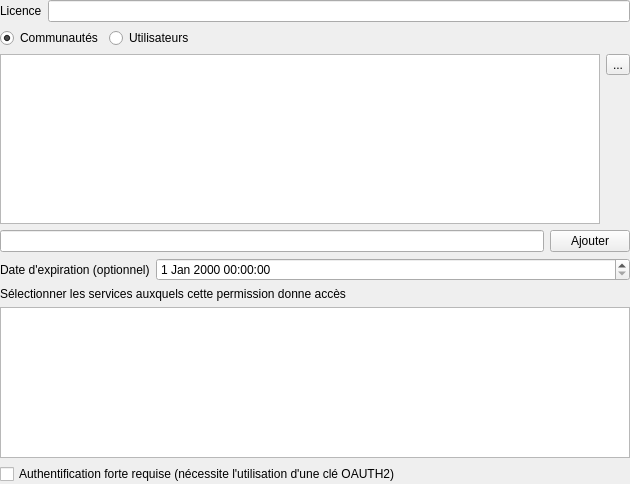
<?xml version="1.0" encoding="UTF-8"?>
<ui version="4.0">
 <class>PermissionsWidget</class>
 <widget class="QWidget" name="PermissionsWidget">
  <property name="geometry">
   <rect>
    <x>0</x>
    <y>0</y>
    <width>630</width>
    <height>484</height>
   </rect>
  </property>
  <property name="windowTitle">
   <string>User informations</string>
  </property>
  <property name="locale">
   <locale language="English" country="UnitedStates"/>
  </property>
  <layout class="QGridLayout" name="gridLayout_3">
   <property name="leftMargin">
    <number>0</number>
   </property>
   <property name="topMargin">
    <number>0</number>
   </property>
   <property name="rightMargin">
    <number>0</number>
   </property>
   <property name="bottomMargin">
    <number>0</number>
   </property>
   <item row="5" column="0" colspan="5">
    <widget class="QStackedWidget" name="stack_user_community">
     <property name="currentIndex">
      <number>0</number>
     </property>
     <widget class="QWidget" name="user_page">
      <property name="minimumSize">
       <size>
        <width>0</width>
        <height>50</height>
       </size>
      </property>
      <layout class="QGridLayout" name="gridLayout_2">
       <property name="leftMargin">
        <number>0</number>
       </property>
       <property name="topMargin">
        <number>0</number>
       </property>
       <property name="rightMargin">
        <number>0</number>
       </property>
       <property name="bottomMargin">
        <number>0</number>
       </property>
       <item row="2" column="0">
        <widget class="UUIDLineEdit" name="lne_user"/>
       </item>
       <item row="2" column="1">
        <widget class="QPushButton" name="btn_add_user">
         <property name="text">
          <string>Ajouter</string>
         </property>
        </widget>
       </item>
       <item row="0" column="0" colspan="2">
        <layout class="QGridLayout" name="grid_tbw_user">
         <property name="bottomMargin">
          <number>0</number>
         </property>
         <item row="0" column="1">
          <widget class="QToolButton" name="btn_delete_user">
           <property name="text">
            <string>...</string>
           </property>
          </widget>
         </item>
         <item row="1" column="1">
          <spacer name="verticalSpacer">
           <property name="orientation">
            <enum>Qt::Vertical</enum>
           </property>
           <property name="sizeHint" stdset="0">
            <size>
             <width>20</width>
             <height>40</height>
            </size>
           </property>
          </spacer>
         </item>
         <item row="0" column="0" rowspan="2">
          <widget class="QTableWidget" name="tbw_user"/>
         </item>
        </layout>
       </item>
      </layout>
     </widget>
     <widget class="QWidget" name="community_page">
      <property name="minimumSize">
       <size>
        <width>0</width>
        <height>50</height>
       </size>
      </property>
      <layout class="QGridLayout" name="gridLayout">
       <property name="leftMargin">
        <number>0</number>
       </property>
       <property name="topMargin">
        <number>0</number>
       </property>
       <property name="rightMargin">
        <number>0</number>
       </property>
       <property name="bottomMargin">
        <number>0</number>
       </property>
       <item row="4" column="0">
        <widget class="QLabel" name="lbl_other_community">
         <property name="text">
          <string>Autres communauté</string>
         </property>
        </widget>
       </item>
       <item row="4" column="1">
        <widget class="UUIDLineEdit" name="lne_community"/>
       </item>
       <item row="1" column="0" colspan="2">
        <widget class="QLabel" name="lbl_community_description">
         <property name="text">
          <string>Liste des communautés (publiques et auxquelles j'appartiens)</string>
         </property>
        </widget>
       </item>
       <item row="4" column="2">
        <widget class="QPushButton" name="btn_add_community">
         <property name="text">
          <string>Ajouter</string>
         </property>
        </widget>
       </item>
       <item row="2" column="0" colspan="3">
        <layout class="QGridLayout" name="grid_tbv_community">
         <property name="bottomMargin">
          <number>0</number>
         </property>
         <item row="0" column="1">
          <widget class="QToolButton" name="btn_delete_community">
           <property name="text">
            <string>...</string>
           </property>
          </widget>
         </item>
         <item row="1" column="1">
          <spacer name="verticalSpacer_2">
           <property name="orientation">
            <enum>Qt::Vertical</enum>
           </property>
           <property name="sizeHint" stdset="0">
            <size>
             <width>20</width>
             <height>40</height>
            </size>
           </property>
          </spacer>
         </item>
         <item row="0" column="0" rowspan="2">
          <widget class="QTableView" name="tbv_community"/>
         </item>
        </layout>
       </item>
      </layout>
     </widget>
    </widget>
   </item>
   <item row="10" column="0" colspan="5">
    <widget class="QTableView" name="tbv_offering"/>
   </item>
   <item row="2" column="0" colspan="5">
    <layout class="QHBoxLayout" name="horizontalLayout">
     <property name="topMargin">
      <number>0</number>
     </property>
     <item>
      <widget class="QRadioButton" name="rbtn_community">
       <property name="text">
        <string>Communautés</string>
       </property>
       <property name="checked">
        <bool>true</bool>
       </property>
      </widget>
     </item>
     <item>
      <widget class="QRadioButton" name="rbtn_user">
       <property name="text">
        <string>Utilisateurs</string>
       </property>
      </widget>
     </item>
     <item>
      <spacer name="horizontalSpacer">
       <property name="orientation">
        <enum>Qt::Horizontal</enum>
       </property>
       <property name="sizeHint" stdset="0">
        <size>
         <width>40</width>
         <height>20</height>
        </size>
       </property>
      </spacer>
     </item>
    </layout>
   </item>
   <item row="8" column="1" colspan="4">
    <widget class="QgsDateTimeEdit" name="datetime_end_date"/>
   </item>
   <item row="9" column="0" colspan="5">
    <widget class="QLabel" name="label_2">
     <property name="text">
      <string>Sélectionner les services auxquels cette permission donne accès</string>
     </property>
    </widget>
   </item>
   <item row="8" column="0">
    <widget class="QLabel" name="label">
     <property name="text">
      <string>Date d'expiration (optionnel)</string>
     </property>
    </widget>
   </item>
   <item row="11" column="0" colspan="5">
    <widget class="QCheckBox" name="ckb_only_oauth">
     <property name="text">
      <string>Authentification forte requise (nécessite l'utilisation d'une clé OAUTH2)</string>
     </property>
    </widget>
   </item>
   <item row="1" column="0" colspan="5">
    <layout class="QHBoxLayout" name="horizontalLayout_2">
     <property name="topMargin">
      <number>0</number>
     </property>
     <item>
      <widget class="QLabel" name="lbl_licence">
       <property name="sizePolicy">
        <sizepolicy hsizetype="Fixed" vsizetype="Preferred">
         <horstretch>0</horstretch>
         <verstretch>0</verstretch>
        </sizepolicy>
       </property>
       <property name="text">
        <string>Licence</string>
       </property>
      </widget>
     </item>
     <item>
      <widget class="QLineEdit" name="lne_licence"/>
     </item>
    </layout>
   </item>
  </layout>
 </widget>
 <customwidgets>
  <customwidget>
   <class>QgsDateTimeEdit</class>
   <extends>QDateTimeEdit</extends>
   <header>qgsdatetimeedit.h</header>
  </customwidget>
  <customwidget>
   <class>UUIDLineEdit</class>
   <extends>QLineEdit</extends>
   <header>geoplateforme.gui.lne_uuid</header>
  </customwidget>
 </customwidgets>
 <resources/>
 <connections/>
</ui>
